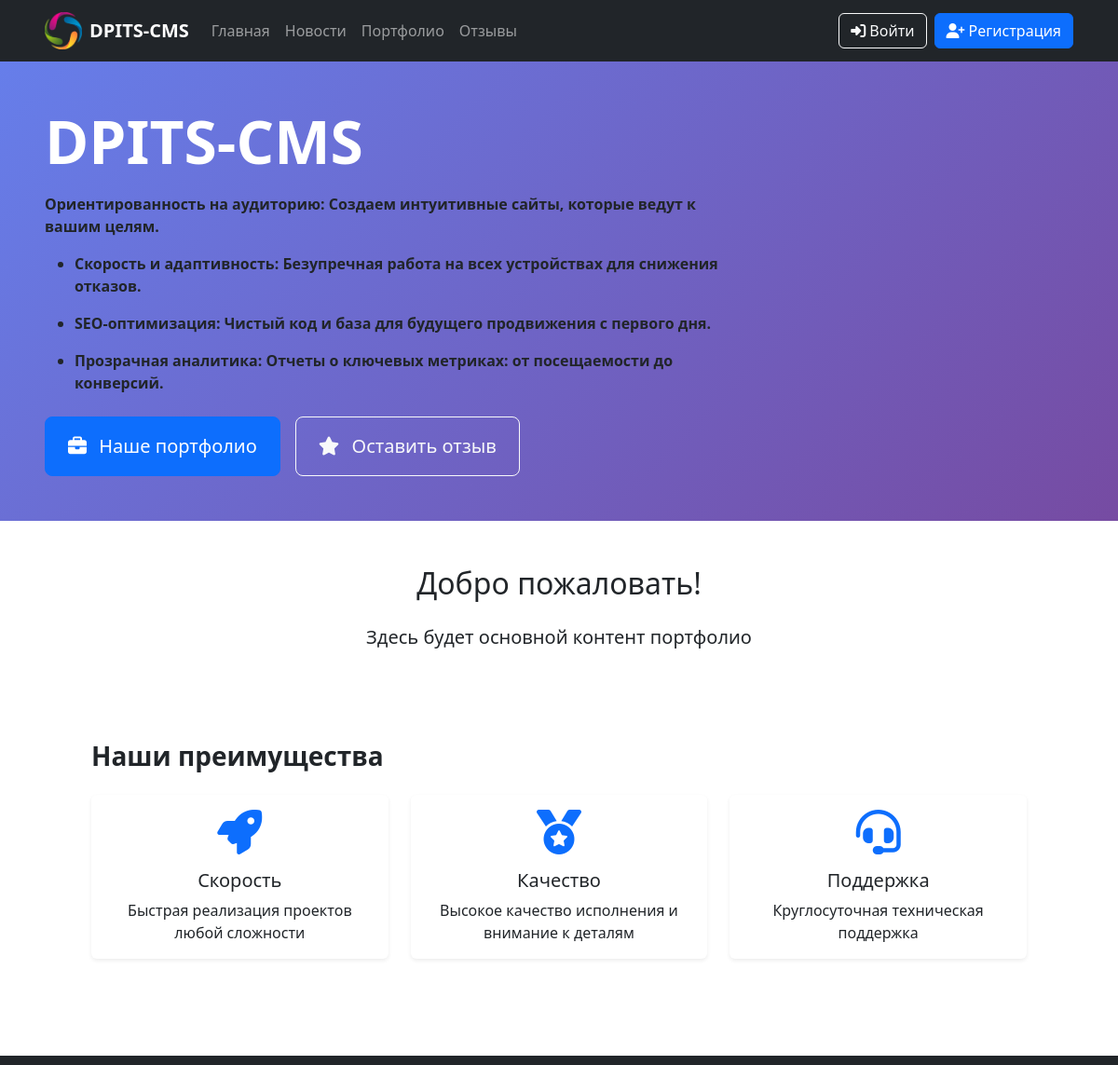
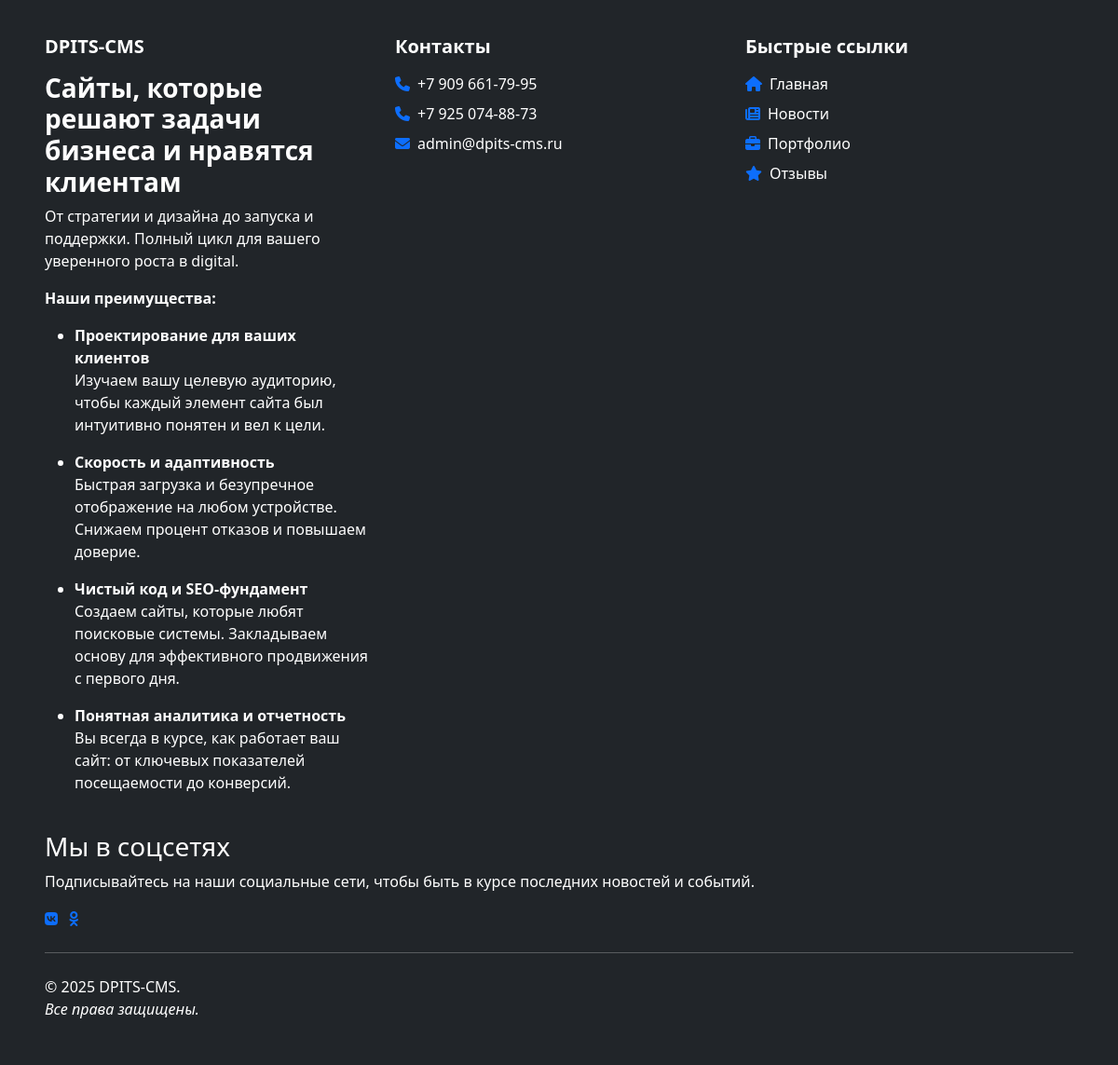
The page /portfolio/ on the database its author committed (2 pictures, top to bottom).
### main/models.py (models this page shows, shortened)
class SiteSettings(models.Model):
    phone1 = models.CharField(_("Телефон 1"), max_length=20, blank=True)
    phone2 = models.CharField(_("Телефон 2"), max_length=20, blank=True)
    email = models.EmailField(_("Email"), max_length=255, blank=True)
    logo = models.ImageField(_("Логотип"), upload_to="logos/", blank=True)
    logo_text = models.CharField(_("Текст логотипа"), max_length=100, blank=True)
    slogan = models.CharField(_("Слоган в шапке"), max_length=255, blank=True)
    motto = CKEditor5Field(_("Девиз сайта"), blank=True, config_name="extends")
    short_description = CKEditor5Field(
        _("Краткое описание"), blank=True, config_name="extends"
    )
    content = CKEditor5Field(_("Описание"), blank=True, config_name="extends")
    address = models.CharField(_("Адрес"), max_length=255, blank=True)
    facebook = models.URLField(_("Facebook"), blank=True)
    instagram = models.URLField(_("Instagram"), blank=True)
    youtube = models.URLField(_("Youtube"), blank=True)
    rutube = models.URLField(_("Rutube"), blank=True)
    vk_video = models.URLField(_("VK видео"), blank=True)
    telegram = models.URLField(_("Telegram"), blank=True)
    vk = models.URLField(_("VK"), blank=True)
    ok = models.URLField(_("OK"), blank=True)
    site_closed = models.BooleanField(_("Сайт закрыт"), default=False)
    closure_message = models.TextField(_("Сообщение при закрытии"), blank=True)
    class Meta:
        verbose_name = _("Настройки сайта")
        verbose_name_plural = _("Настройки сайта")

### portfolio/views.py (the view)
# urls.py: path("", views.portfolio_list, name="list"),
def portfolio_list(request):
    portfolios = Portfolio.objects.filter(is_active=True).order_by("-created_at")
    categories = PortfolioCategory.objects.filter(is_active=True, show_in_menu=True)
    context = {
        "portfolios": portfolios,
        "categories": categories,
    }
    return render(request, "portfolio/list.html", context)

### main/context_processors.py (called while the page is built)
def site_settings(request):
    settings = SiteSettings.objects.first()
    return {"site_settings": settings}

def menu_items(request):
    pages = Page.objects.filter(show_in_menu=True, show_on_site=True).order_by("order")
    return {"menu_pages": pages}

### news/context_processors.py (called while the page is built)
def latest_news(request):
    latest_news = News.objects.filter(is_active=True).order_by("-created_at")[:3]
    return {"latest_news": latest_news}

### portfolio/templates/portfolio/list.html
{% extends 'base.html' %}
{% load static %}
{% block content %}
{% include 'Hero.html' %}
<div class="container">
    <div class="row mt-5">
        <div class="col-12 text-center">
            <h2 class="mb-4">Добро пожаловать!</h2>
            <p class="lead">Здесь будет основной контент портфолио</p>
        </div>
    </div>
</div>
{% endblock %}

### templates/Header.html (shortened to what this page needs)
<header class="bg-dark text-white sticky-top">
    <nav class="navbar navbar-expand-lg navbar-dark">
        <div class="container-fluid px-4 px-lg-5">
            <a class="navbar-brand d-flex align-items-center" href="{% url 'main:index' %}">
                {% if site_settings.logo %}
                    <img src="{{ site_settings.logo.url }}" alt="{{ site_settings.logo_text }}" height="40" class="me-2">
                {% endif %}
                <span class="fw-bold">{{ site_settings.logo_text }}</span>
            </a>
            <div class="collapse navbar-collapse" id="navbarNav">
                <ul class="navbar-nav me-auto">
                    <li class="nav-item">
                        <a class="nav-link" href="{% url 'main:index' %}">Главная</a>
                    </li>
                    <li class="nav-item">
                        <a class="nav-link" href="{% url 'news:list' %}">Новости</a>
                    </li>
                    <li class="nav-item">
                        <a class="nav-link" href="{% url 'portfolio:list' %}">Портфолио</a>
                    </li>
                    <li class="nav-item">
                        <a class="nav-link" href="{% url 'reviews:list' %}">Отзывы</a>
                    </li>
                </ul>
                <div class="d-flex">
                    {% if user.is_authenticated %}
                        <div class="dropdown">
                            <button class="btn btn-outline-light dropdown-toggle d-flex align-items-center"
                                    type="button" data-bs-toggle="dropdown" aria-expanded="false">
                                <i class="fas fa-user me-2"></i>
                                <span class="d-none d-md-inline">{{ user.username }}</span>
                            </button>
                            <ul class="dropdown-menu dropdown-menu-end">
                                <li><a class="dropdown-item" href="{% url 'accounts:profile' %}">
                                    <i class="fas fa-user me-2"></i>Профиль
                                </a></li>
                                <li><a class="dropdown-item" href="{% url 'accounts:ticket_list' %}">
                                    <i class="fas fa-ticket-alt me-2"></i>Мои тикеты
                                </a></li>
                                <li><hr class="dropdown-divider"></li>
                                <li><a class="dropdown-item" href="{% url 'accounts:logout' %}">
                                    <i class="fas fa-sign-out-alt me-2"></i>Выйти
                                </a></li>
                            </ul>
                        </div>
                    {% else %}
                        <a href="{% url 'accounts:login' %}" class="btn btn-outline-light me-2">
                            <i class="fas fa-sign-in-alt me-1"></i>Войти
                        </a>
                        <a href="{% url 'accounts:register' %}" class="btn btn-primary">
                            <i class="fas fa-user-plus me-1"></i>Регистрация
                        </a>
                    {% endif %}
                </div>
            </div>
        </div>
    </nav>
</header>

### templates/Hero.html
<section class="hero-section py-5">
    <div class="container-fluid px-4 px-lg-5">
        <div class="row align-items-center min-vh-50">
            <div class="col-lg-8 col-md-10">
                <h1 class="display-3 fw-bold text-white mb-3">
                    {{ site_settings.logo_text }}
                </h1>
                <strong class="text_motto">
                    {{ site_settings.motto|safe }}
                </strong>
                <div class="d-flex flex-wrap gap-3 mt-4">
                    <a href="{% url 'portfolio:list' %}" class="btn btn-primary btn-lg px-4 py-3">
                        <i class="fas fa-briefcase me-2"></i>
                        Наше портфолио
                    </a>
                    <a href="{% url 'reviews:add' %}" class="btn btn-outline-light btn-lg px-4 py-3">
                        <i class="fas fa-star me-2"></i>
                        Оставить отзыв
                    </a>
                </div>
            </div>
        </div>
    </div>
</section>

### templates/Footer.html (shortened to what this page needs)
<footer class="bg-dark text-white py-5 mt-auto">
    <div class="container-fluid px-4 px-lg-5">
        <div class="row">
            <div class="col-lg-4 col-md-6 mb-4">
                <h5 class="fw-bold mb-3">{{ site_settings.logo_text }}</h5>
                <p class="text-short_description">{{ site_settings.short_description|safe }}</p>
            </div>
            <div class="col-lg-4 col-md-6 mb-4">
                <h5 class="fw-bold mb-3">Контакты</h5>
                <div class="d-flex flex-column gap-2">
                    {% if site_settings.phone1 %}
                        <div class="d-flex align-items-center">
                            <i class="fas fa-phone me-2 text-primary"></i>
                            <a href="tel:{{ site_settings.phone1 }}" class="text-white text-decoration-none">
                                {{ site_settings.phone1 }}
                            </a>
                        </div>
                    {% endif %}
                    {% if site_settings.phone2 %}
                        <div class="d-flex align-items-center">
                            <i class="fas fa-phone me-2 text-primary"></i>
                            <a href="tel:{{ site_settings.phone2 }}" class="text-white text-decoration-none">
                                {{ site_settings.phone2 }}
                            </a>
                        </div>
                    {% endif %}
                    {% if site_settings.email %}
                        <div class="d-flex align-items-center">
                            <i class="fas fa-envelope me-2 text-primary"></i>
                            <a href="mailto:{{ site_settings.email }}" class="text-white text-decoration-none">
                                {{ site_settings.email }}
                            </a>
                        </div>
                    {% endif %}
                </div>
            </div>
            <div class="col-lg-4 col-md-6 mb-4">
                <h5 class="fw-bold mb-3">Быстрые ссылки</h5>
                <ul class="list-unstyled">
                    <li class="mb-2">
                        <a href="{% url 'main:index' %}" class="text-white text-decoration-none d-flex align-items-center">
                            <i class="fas fa-home me-2 text-primary"></i>Главная
                        </a>
                    </li>
                    <li class="mb-2">
                        <a href="{% url 'news:list' %}" class="text-white text-decoration-none d-flex align-items-center">
                            <i class="fas fa-newspaper me-2 text-primary"></i>Новости
                        </a>
                    </li>
                    <li class="mb-2">
                        <a href="{% url 'portfolio:list' %}" class="text-white text-decoration-none d-flex align-items-center">
                            <i class="fas fa-briefcase me-2 text-primary"></i>Портфолио
                        </a>
                    </li>
                    <li class="mb-2">
                        <a href="{% url 'reviews:list' %}" class="text-white text-decoration-none d-flex align-items-center">
                            <i class="fas fa-star me-2 text-primary"></i>Отзывы
                        </a>
                    </li>
                </ul>
            </div>
        </div>
        <div class="footer-section">
            <h3>Мы в соцсетях</h3>
            <p>Подписывайтесь на наши социальные сети, чтобы быть в курсе последних новостей и событий.</p>
            <div class="social-links">
                {% if site_settings.vk %}
                        <a href="{{ site_settings.vk }}"><i class="fa-brands fa-vk me-2 text-primary"></i></a>
                {% endif %}
                {% if site_settings.ok %}
                        <a href="{{ site_settings.ok }}"><i class="fab fa-odnoklassniki"></i></a>
                {% endif %}
            </div>
        </div>
        <hr class="my-4">
        <div class="text-left">
            <p class="mb-0 text_muted">
                &copy; {% now "Y" %} {{ site_settings.logo_text }}.<br>
                <i>Все права защищены.</i>
            </p>
        </div>
    </div>
</footer>

### templates/base.html (style rules this page uses)
body { display: flex; flex-direction: column; min-height: 100vh; }
.container-fluid { padding-left: 0; padding-right: 0; }
.hero-section { background: linear-gradient(135deg, #667eea 0%, #764ba2 100%); padding: 80px 0; width: 100%; }

### rows shown on the page
SiteSettings: logo (picture), logo_text "DPITS-CMS", motto "Ориентированность на аудиторию: Создаем интуитивные сайты, которые ведут к вашим целям. Скорость и адаптивность: Безупречная работа на всех устройствах для снижения отказов. SEO-оптимизация: Чистый код и база для будущего продвижения с первого дня. Прозрачная аналитика: Отчеты о ключевых метриках: от посещаемости до конверсий.", short_description "Сайты, которые решают задачи бизнеса и нравятся клиентам От стратегии и дизайна до запуска и поддержки. Полный цикл для вашего уверенного роста в digital. Наши преимущества: Проектирование для ваших клиентов Изучаем вашу целевую аудиторию, чтобы каждый элемент сайта был интуитивно понятен и вел к цели. Скорость и адаптивность Быстрая загрузка и безупречное отображение на любом устройстве. Снижаем процент отказов и повышаем доверие. Чистый код и SEO-фундамент Создаем сайты, которые любят поисковые системы. Закладываем основу для эффективного продвижения с первого дня. Понятная аналитика и отчетность Вы всегда в курсе, как работает ваш сайт: от ключевых показателей посещаемости до конверсий.", phone1 "+7 909 661-79-95", phone2 "+7 925 074-88-73", email "admin@dpits-cms.ru"
